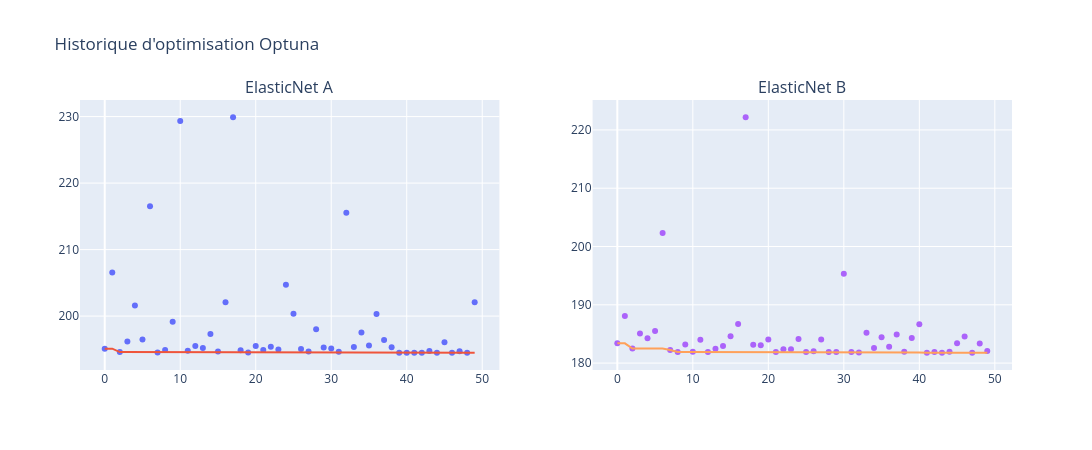

The notebook cell saved with this chart:
### Code cell
#Visualisation des résultats d'Optuna
# Évolution de la MAE au fil des essais
from plotly.subplots import make_subplots
fig = make_subplots(rows=1, cols=2, 
                    subplot_titles=("ElasticNet A", "ElasticNet B"))

#Recuperation des figures d'Optuna pour chaque modèle
fig_A = optuna.visualization.plot_optimization_history(study_A)
fig_B = optuna.visualization.plot_optimization_history(study_B)

for trace in fig_A.data:
    fig.add_trace(trace, row=1, col=1)

for trace in fig_B.data:
    fig.add_trace(trace, row=1, col=2)

fig.update_layout(
    title="Historique d'optimisation Optuna",
    width=1200,
    height=450,
    showlegend=False
)

fig.show()

### Figure 1 — Plotly figure (JSON) as saved in the notebook; plotly's stock layout.template omitted (floating-point values rounded to 4 significant figures)
{"data": [{"mode": "markers", "name": "Objective Value", "type": "scatter", "x": [0, 1, 2, 3, 4, 5, 6, 7, 8, 9, 10, 11, 12, 13, 14, 15, 16, 17, 18, 19, 20, 21, 22, 23, 24, 25, 26, 27, 28, 29, 30, 31, 32, 33, 34, 35, 36, 37, 38, 39, 40, 41, 42, 43, 44, 45, 46, 47, 48, 49], "xaxis": "x", "y": [195.1, 206.5, 194.6, 196.2, 201.6, 196.5, 216.5, 194.5, 194.9, 199.2, 229.3, 194.8, 195.5, 195.2, 197.3, 194.7, 202.1, 229.9, 194.9, 194.5, 195.5, 194.9, 195.4, 195.0, 204.7, 200.3, 195.1, 194.7, 198.0, 195.3, 195.1, 194.6, 215.5, 195.4, 197.5, 195.6, 200.3, 196.4, 195.3, 194.5, 194.5, 194.5, 194.5, 194.8, 194.5, 196.1, 194.5, 194.7, 194.5, 202.1], "yaxis": "y"}, {"mode": "lines", "name": "Best Value", "type": "scatter", "x": [0, 1, 2, 3, 4, 5, 6, 7, 8, 9, 10, 11, 12, 13, 14, 15, 16, 17, 18, 19, 20, 21, 22, 23, 24, 25, 26, 27, 28, 29, 30, 31, 32, 33, 34, 35, 36, 37, 38, 39, 40, 41, 42, 43, 44, 45, 46, 47, 48, 49], "xaxis": "x", "y": [195.1, 195.1, 194.6, 194.6, 194.6, 194.6, 194.6, 194.5, 194.5, 194.5, 194.5, 194.5, 194.5, 194.5, 194.5, 194.5, 194.5, 194.5, 194.5, 194.5, 194.5, 194.5, 194.5, 194.5, 194.5, 194.5, 194.5, 194.5, 194.5, 194.5, 194.5, 194.5, 194.5, 194.5, 194.5, 194.5, 194.5, 194.5, 194.5, 194.5, 194.5, 194.5, 194.5, 194.5, 194.5, 194.5, 194.5, 194.5, 194.5, 194.5], "yaxis": "y"}, {"marker": {"color": "#cccccc"}, "mode": "markers", "name": "Infeasible Trial", "showlegend": false, "type": "scatter", "x": [], "xaxis": "x", "y": [], "yaxis": "y"}, {"mode": "markers", "name": "Objective Value", "type": "scatter", "x": [0, 1, 2, 3, 4, 5, 6, 7, 8, 9, 10, 11, 12, 13, 14, 15, 16, 17, 18, 19, 20, 21, 22, 23, 24, 25, 26, 27, 28, 29, 30, 31, 32, 33, 34, 35, 36, 37, 38, 39, 40, 41, 42, 43, 44, 45, 46, 47, 48, 49], "xaxis": "x2", "y": [183.4, 188.1, 182.5, 185.1, 184.3, 185.5, 202.3, 182.2, 181.9, 183.2, 181.9, 184.0, 181.9, 182.5, 182.9, 184.6, 186.7, 222.2, 183.1, 183.1, 184.1, 181.9, 182.4, 182.4, 184.1, 181.9, 182.0, 184.1, 181.9, 181.9, 195.3, 181.9, 181.8, 185.2, 182.6, 184.4, 182.8, 184.9, 182.0, 184.3, 186.7, 181.8, 181.9, 181.8, 181.9, 183.4, 184.5, 181.8, 183.3, 182.1], "yaxis": "y2"}, {"mode": "lines", "name": "Best Value", "type": "scatter", "x": [0, 1, 2, 3, 4, 5, 6, 7, 8, 9, 10, 11, 12, 13, 14, 15, 16, 17, 18, 19, 20, 21, 22, 23, 24, 25, 26, 27, 28, 29, 30, 31, 32, 33, 34, 35, 36, 37, 38, 39, 40, 41, 42, 43, 44, 45, 46, 47, 48, 49], "xaxis": "x2", "y": [183.4, 183.4, 182.5, 182.5, 182.5, 182.5, 182.5, 182.2, 181.9, 181.9, 181.9, 181.9, 181.9, 181.9, 181.9, 181.9, 181.9, 181.9, 181.9, 181.9, 181.9, 181.9, 181.9, 181.9, 181.9, 181.9, 181.9, 181.9, 181.9, 181.9, 181.9, 181.9, 181.8, 181.8, 181.8, 181.8, 181.8, 181.8, 181.8, 181.8, 181.8, 181.8, 181.8, 181.8, 181.8, 181.8, 181.8, 181.8, 181.8, 181.8], "yaxis": "y2"}, {"marker": {"color": "#cccccc"}, "mode": "markers", "name": "Infeasible Trial", "showlegend": false, "type": "scatter", "x": [], "xaxis": "x2", "y": [], "yaxis": "y2"}], "layout": {"annotations": [{"font": {"size": 16}, "showarrow": false, "text": "ElasticNet A", "x": 0.225, "xanchor": "center", "xref": "paper", "y": 1, "yanchor": "bottom", "yref": "paper"}, {"font": {"size": 16}, "showarrow": false, "text": "ElasticNet B", "x": 0.775, "xanchor": "center", "xref": "paper", "y": 1, "yanchor": "bottom", "yref": "paper"}], "height": 450, "showlegend": false, "title": {"text": "Historique d'optimisation Optuna"}, "width": 1200, "xaxis": {"anchor": "y", "domain": [0, 0.45]}, "xaxis2": {"anchor": "y2", "domain": [0.55, 1]}, "yaxis": {"anchor": "x", "domain": [0, 1]}, "yaxis2": {"anchor": "x2", "domain": [0, 1]}}}
